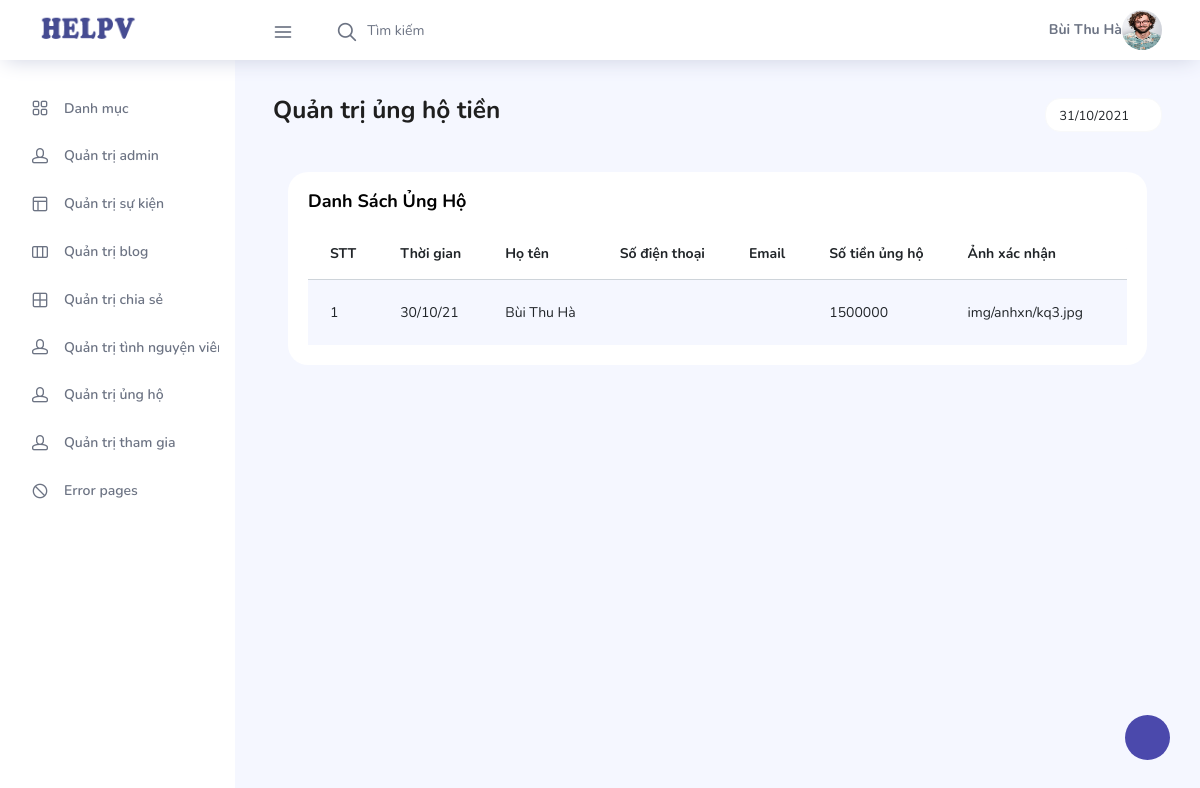
/quan_tri_ung_ho_tien.php (signed in), run on the app's committed database.
### tables this page shows
CREATE TABLE `tbl_ung_ho_tien` (
  `id_ung_ho` int(11) NOT NULL,
  `time` datetime NOT NULL,
  `ten` varchar(50) DEFAULT NULL,
  `dien_thoai` varchar(20) DEFAULT NULL,
  `email` text DEFAULT NULL,
  `so_tien` bigint(50) NOT NULL,
  `anh_xac_nhan` text NOT NULL,
  `trang_thai` varchar(100) NOT NULL,
  `id_su_kien` int(11) NOT NULL
);

### quan_tri_ung_ho_tien.php (the view, shortened to what this page needs)
<?php
$ten=$_SESSION['ten'];
$anh=$_SESSION['anh'];
;?>
<!DOCTYPE html>
<html lang="en">
<head>
  <link rel="stylesheet" href="vendors/feather/feather.css">
  <link rel="stylesheet" href="vendors/ti-icons/css/themify-icons.css">
  <link rel="stylesheet" href="vendors/css/vendor.bundle.base.css">
  <link rel="stylesheet" href="vendors/datatables.net-bs4/dataTables.bootstrap4.css">
  <link rel="stylesheet" href="vendors/ti-icons/css/themify-icons.css">
  <link rel="stylesheet" type="text/css" href="js/select.dataTables.min.css">
  <link rel="stylesheet" href="css/vertical-layout-light/style.css">
</head>
<body>
  <div class="container-scroller">
    <nav class="navbar col-lg-12 col-12 p-0 fixed-top d-flex flex-row">
      <div class="text-center navbar-brand-wrapper d-flex align-items-center justify-content-center">
      <a class="navbar-brand brand-logo mr-5" href="index.php"><img src="images/a.jpg" class="mr-2" alt="logo"/></a>
      </div>
      <div class="navbar-menu-wrapper d-flex align-items-center justify-content-end">
        <button class="navbar-toggler navbar-toggler align-self-center" type="button" data-toggle="minimize">
          <span class="icon-menu"></span>
        </button>
        <ul class="navbar-nav mr-lg-2">
          <li class="nav-item nav-search d-none d-lg-block">
            <div class="input-group">
              <div class="input-group-prepend hover-cursor" id="navbar-search-icon">
                <span class="input-group-text" id="search">
                  <i class="icon-search"></i>
                </span>
              </div>
              <input type="text" class="form-control" id="navbar-search-input" placeholder="Tìm kiếm" aria-label="search" aria-describedby="search">
            </div>
          </li>
        </ul>
        <ul class="navbar-nav navbar-nav-right">
          <li class="nav-item nav-profile dropdown">
          <strong><?php echo $ten ;?></strong>
            <a class="nav-link dropdown-toggle" href="#" data-toggle="dropdown" id="profileDropdown">
              <img src="../<?php echo $anh ;?>" alt="profile"/>
            </a>
          </li>
        </ul>
      </div>
    </nav>
    <div class="container-fluid page-body-wrapper">
      <div class="theme-setting-wrapper">
        <div id="settings-trigger"><i class="ti-settings"></i></div>
      </div>
      <nav class="sidebar sidebar-offcanvas" id="sidebar">
        <ul class="nav">
          <li class="nav-item">
            <a class="nav-link" href="index.php">
              <i class="icon-grid menu-icon"></i>
              <span class="menu-title">Danh mục</span>
            </a>
          </li>
          <li class="nav-item">
            <a class="nav-link" href="quan_tri_admin.php">
              <i class="icon-head menu-icon"></i>
              <span class="menu-title">Quản trị admin</span>
            </a>
          </li>
          <li class="nav-item">
            <a class="nav-link" href="quan_tri_su_kien.php">
              <i class="icon-layout menu-icon"></i>
              <span class="menu-title">Quản trị sự kiện</span>
            </a>
          </li>
          <li class="nav-item">
            <a class="nav-link" href="quan_tri_blog.php">
              <i class="icon-columns menu-icon"></i>
              <span class="menu-title">Quản trị blog</span>
            </a>
          </li>
          <li class="nav-item">
            <a class="nav-link" href="quan_tri_chia_se.php">
              <i class="icon-grid-2 menu-icon"></i>
              <span class="menu-title">Quản trị chia sẻ</span>
            </a>
          </li>
          <li class="nav-item">
            <a class="nav-link" href="quan_tri_tinh_nguyen_vien.php">
              <i class="icon-head menu-icon"></i>
              <span class="menu-title">Quản trị tình nguyện viên</span>
            </a>
          </li>
           <li class="nav-item">
            <a class="nav-link" data-toggle="collapse" href="#auth" aria-expanded="false" aria-controls="auth">
              <i class="icon-head menu-icon"></i>
              <span class="menu-title">Quản trị ủng hộ</span>
              <i class="menu-arrow"></i>
            </a>
          </li>
          <li class="nav-item">
            <a class="nav-link" href="quan_tri_tham_gia.php">
              <i class="icon-head menu-icon"></i>
              <span class="menu-title">Quản trị tham gia</span>
            </a>
          </li>
          <li class="nav-item">
            <a class="nav-link" data-toggle="collapse" href="#error" aria-expanded="false" aria-controls="error">
              <i class="icon-ban menu-icon"></i>
              <span class="menu-title">Error pages</span>
              <i class="menu-arrow"></i>
            </a>
          </li>
        </ul>
      </nav>
      <div class="main-panel">
        <div class="content-wrapper">
          <div class="row">
            <div class="col-md-12 grid-margin">
              <div class="row">
                <div class="col-12 col-xl-8 mb-4 mb-xl-0">
                  <h3 class="font-weight-bold">Quản trị ủng hộ tiền</h3>
                </div>
                <div class="col-12 col-xl-4">
                 <div class="justify-content-end d-flex">
                  <div class="dropdown flex-md-grow-1 flex-xl-grow-0">
                    <button class="btn btn-sm btn-light bg-white dropdown-toggle" type="button" id="dropdownMenuDate2">
                     <i class="mdi mdi-calendar"></i><?php echo date("d/m/Y") ;?>
                    </button>
                  </div>
                 </div>
                </div>
              </div>
            </div>
          </div>
            <div class="col-lg-12 grid-margin stretch-card">
              <div class="card">
                <div class="card-body">
                  <h4 class="card-title">Danh sách ủng hộ</h4>
                  <div class="table-responsive">
                    <table class="table table-striped">
                      <thead>
                        <tr>
                          <th>
                            STT
                          </th>
                          <th>Thời gian</th>
                          <th>
                            Họ tên
                          </th>
                          <th>
                            Số điện thoại
                          </th>
                          <th>
                            Email
                          </th>
                          <th>
                            Số tiền ủng hộ
                          </th>
                          <th> Ảnh xác nhận</th>
                          <th>Trạng thái</th>
                        </tr>
                      </thead>
                      <tbody>
                      <?php
                        include('../config.php');
                        $sql = "
                                SELECT id_ung_ho, tbl_ung_ho_tien.ten, time, email, dien_thoai, so_tien, anh_xac_nhan, trang_thai, tbl_su_kien.ten as 'Su_kien' from tbl_ung_ho_tien join tbl_su_kien on tbl_ung_ho_tien.id_su_kien = tbl_su_kien.id_su_kien order by id_ung_ho DESC";
                        $ten_ung_ho = mysqli_query($ket_noi, $sql);
                        $i=0;
                        while ($row = mysqli_fetch_array($ten_ung_ho))
                            {
                                $i++;
                                ;?>
                        <tr>
                          <td>
                           <?php echo $i;?>
                          </td>
                          <td> <?php echo date("d/m/y", strtotime($row["time"]));?></td>
                          <td>
                            <?php echo $row["ten"];?>
                          </td>
                          <td>
                          </td>
                           <td>
                          </td>
                          <td>
                              <?php echo $row["so_tien"];?>
                          </td>
                           <td>
                              <?php echo $row["anh_xac_nhan"];?>
                          </td>
                          <td>
                          </td>
                        </tr>
                        <?php }
                            mysqli_close($ket_noi) ;?>
                      </tbody>
                    </table>
                  </div>
                </div>
              </div>
            </div>
          </div>
        </div>
      </div>
    </div>
</body>
</html>

### data on the page
tbl_ung_ho_tien: time "30/10/21", ten "Bùi Thu Hà", so_tien "1500000", anh_xac_nhan "img/anhxn/kq3.jpg"

### other printed values
$ten "Bùi Thu Hà"
